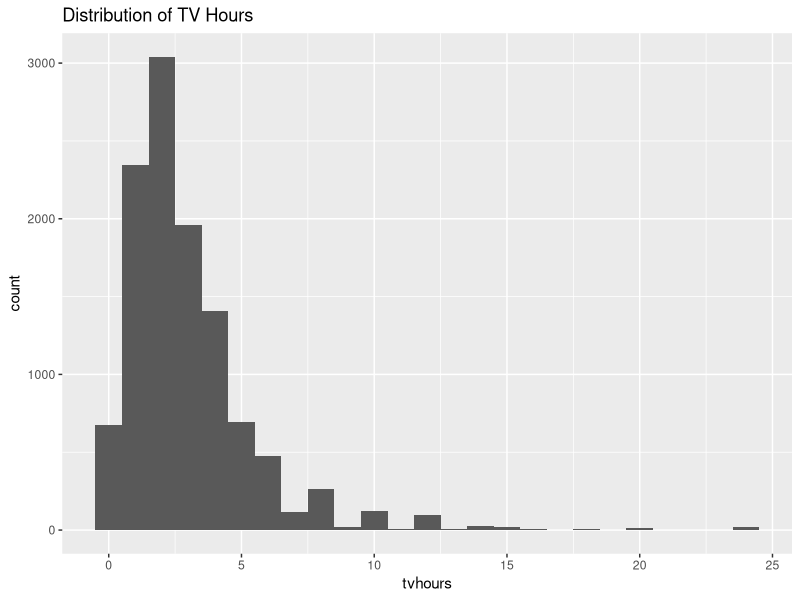
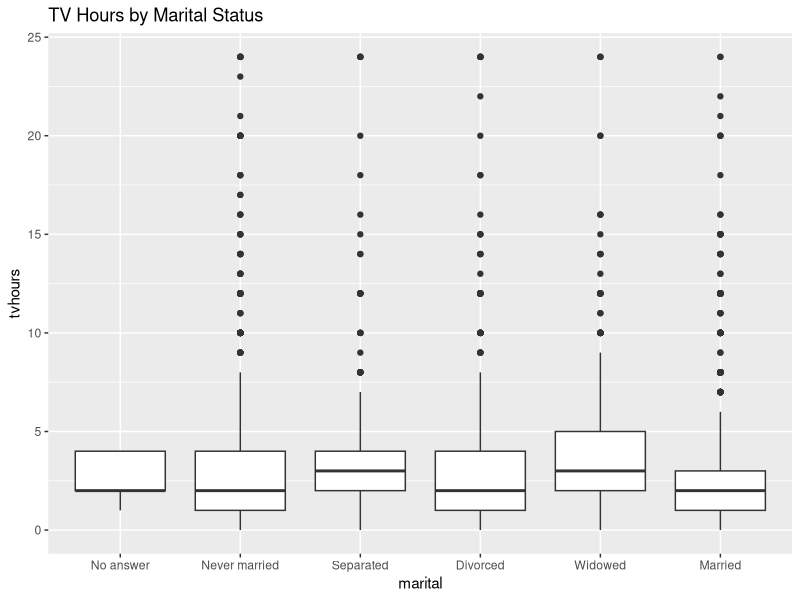

These charts were generated, in order, by the following R code:
library(tidyverse)
library(forcats)
library(here)
library(dplyr)


data(gss_cat)
exists("gss_cat")

names(gss_cat)

tv_hours_table <- gss_cat %>%
  filter(age >= 30) %>%
  group_by(marital) %>%
  summarise(mean_tv_hours = mean(tvhours, na.rm = TRUE))

tv_hours_table

write.csv(tv_hours_table,
          here("Tv_hour_by_marital_status.csv"),
          row.names = FALSE)
head(tv_hours_table)

gss_cat %>%
  summarise(
    Mean = mean(tvhours, na.rm = TRUE),
    Median = median(tvhours, na.rm = TRUE),
    SD = sd(tvhours, na.rm = TRUE),
    Minimum = min(tvhours, na.rm = TRUE),
    Maximum = max(tvhours, na.rm = TRUE)
  )


tv_gender <- gss_cat %>%
  group_by(race) %>%
  summarise(
    Mean_TV = mean(tvhours, na.rm = TRUE)
  )

tv_gender

names(gss_cat)

gss_cat %>%
  group_by(age) %>%
  summarise(mean_tv = mean(tvhours, na.rm = TRUE))

gss_cat %>%
  mutate(age_group = cut(age,
                         breaks = c(18, 30, 45, 60, 100),
                         labels = c("18-30", "31-45", "46-60", "60+"))) %>%
  group_by(age_group) %>%
  summarise(mean_tv = mean(tvhours, na.rm = TRUE))


gss_cat %>%
  group_by(race) %>%
  summarise(mean_tv = mean(tvhours, na.rm = TRUE))


library(ggplot2)

ggplot(gss_cat, aes(x = tvhours)) +
  geom_histogram(binwidth = 1) +
  labs(title = "Distribution of TV Hours")


ggplot(gss_cat, aes(x = marital, y = tvhours)) +
  geom_boxplot() +
  labs(title = "TV Hours by Marital Status")




num_vars <- gss_cat %>%
  select_if(is.numeric)

cv_table <- data.frame(
  Variable = names(num_vars),
  Mean = sapply(num_vars, mean, na.rm = TRUE),
  SD = sapply(num_vars, sd, na.rm = TRUE)
)

cv_table$CV <- (cv_table$SD / cv_table$Mean) * 100

cv_table



write.csv(cv_table,
          "CV_summary_statistics.csv",
          row.names = FALSE)
